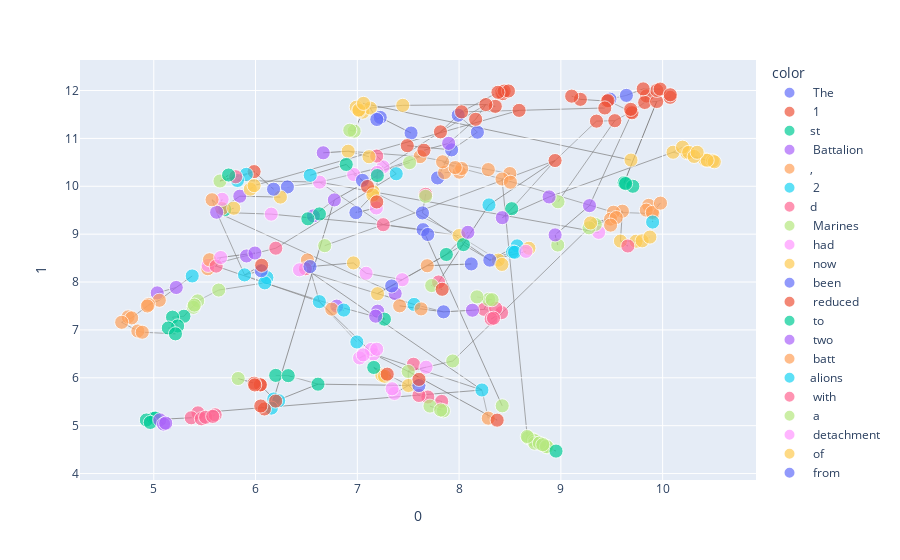

The cell this chart's notebook holds for it:
### Code cell
Tcsr_gen, dist_matrix_gen = visualize(example_gen, show=True)
